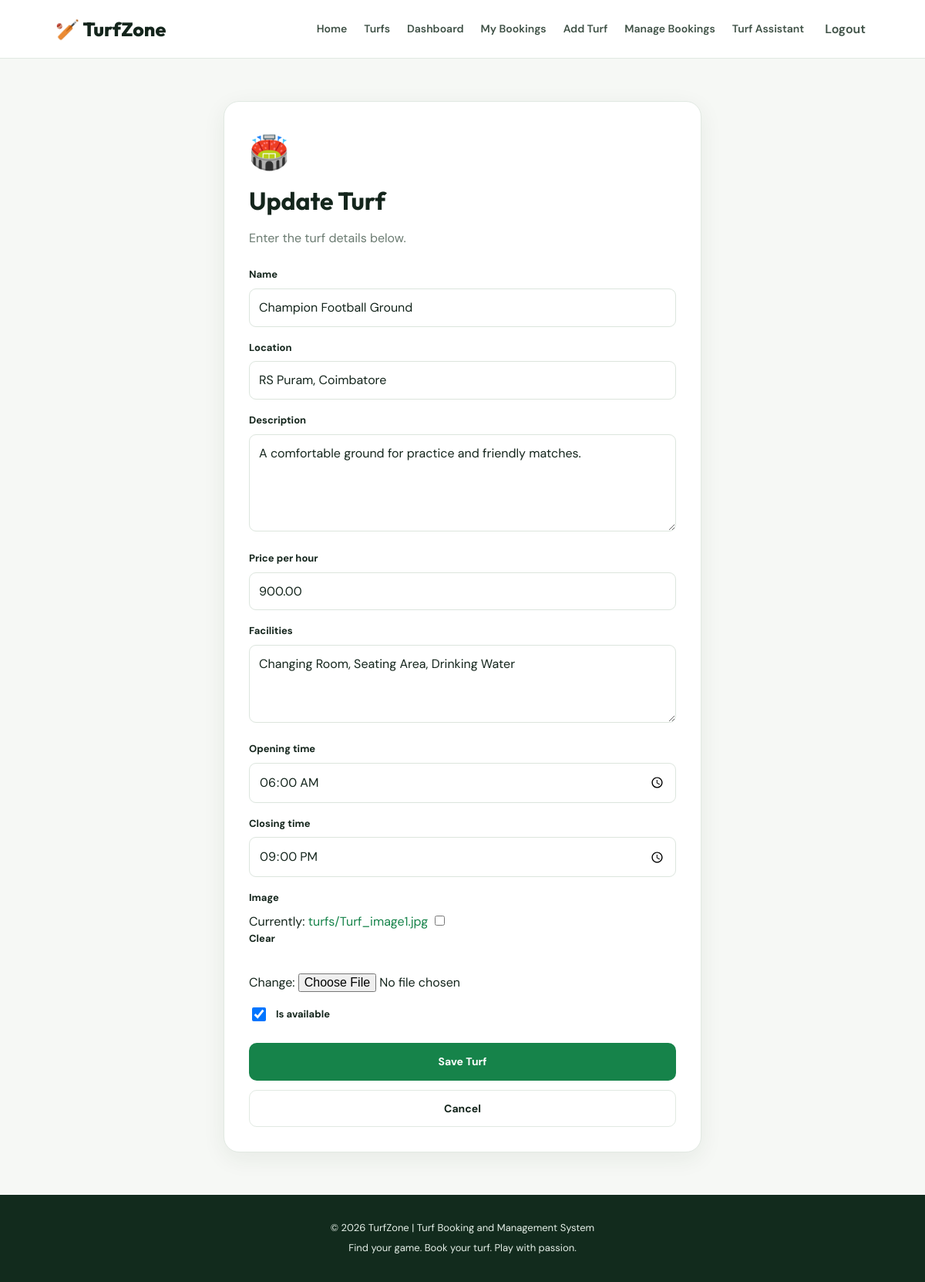
Screenshot of /turfs/4/edit/ (signed in) with the database file from the repository.
### turfs/models.py (models this page shows, shortened)
class Turf(models.Model):
    vendor = models.ForeignKey(
        settings.AUTH_USER_MODEL,
        on_delete=models.CASCADE,
        related_name="turfs",
    )
    name = models.CharField(max_length=150)
    location = models.CharField(max_length=255)
    description = models.TextField()
    price_per_hour = models.DecimalField(
        max_digits=10,
        decimal_places=2,
    )
    facilities = models.TextField(blank=True)
    opening_time = models.TimeField()
    closing_time = models.TimeField()
    image = models.ImageField(
        upload_to="turfs/",
        blank=True,
        null=True,
    )
    is_available = models.BooleanField(default=True)
    created_at = models.DateTimeField(auto_now_add=True)
    class Meta:
        ordering = ["name"]

### turfs/views.py (the view)
# urls.py: path("<int:pk>/edit/", views.turf_update, name="turf_update"),
@vendor_required
def turf_update(request, pk):
    turf = get_object_or_404(Turf, pk=pk)
    if not request.user.is_superuser and turf.vendor_id != request.user.id:
        messages.error(request, "You cannot edit another vendor's turf.")
        return redirect("turf_list")
    form = TurfForm(
        request.POST or None,
        request.FILES or None,
        instance=turf,
    )
    if request.method == "POST" and form.is_valid():
        form.save()
        messages.success(request, "Turf updated successfully.")
        return redirect("turf_detail", pk=turf.pk)
    return render(request, "turfs/turf_form.html", {
        "form": form,
        "title": "Update Turf",
    })

### turfs/forms.py (shortened to what this page needs)
class TurfForm(forms.ModelForm):
    class Meta:
        model = Turf
        fields = [
            "name",
            "location",
            "description",
            "price_per_hour",
            "facilities",
            "opening_time",
            "closing_time",
            "image",
            "is_available",
        ]
        widgets = {
            "description": forms.Textarea(attrs={"rows": 4}),
            "facilities": forms.Textarea(attrs={"rows": 3}),
            "opening_time": forms.TimeInput(attrs={"type": "time"}),
            "closing_time": forms.TimeInput(attrs={"type": "time"}),
        }

### turfs/views.py (called while the page is built)
def vendor_required(view_func):
    from functools import wraps
    @wraps(view_func)
    @login_required
    def wrapper(request, *args, **kwargs):
        if (
            request.user.role != User.Role.VENDOR
            and not request.user.is_superuser
        ):
            messages.error(request, "Vendor access is required.")
            return redirect("dashboard")
        return view_func(request, *args, **kwargs)
    return wrapper

### templates/turfs/turf_form.html (shortened to what this page needs)
{% extends 'base.html' %}
{% block content %}
<section class="auth-section">
    <div class="auth-card auth-card-wide">
        <div class="auth-icon">🏟️</div>
        <h1>{{ title }}</h1>
        <p class="muted">Enter the turf details below.</p>
        <form method="post" enctype="multipart/form-data">
            {% for field in form %}
                <div class="form-group {% if field.field.widget.input_type == 'checkbox' %}checkbox-group{% endif %}">
                    {% if field.field.widget.input_type == 'checkbox' %}
                        {{ field }}
                        <label for="{{ field.id_for_label }}">{{ field.label }}</label>
                    {% else %}
                        <label for="{{ field.id_for_label }}">{{ field.label }}</label>
                        {{ field }}
                    {% endif %}
                </div>
            {% endfor %}
            <button type="submit" class="btn btn-primary btn-full">Save Turf</button>
            <a href="{% url 'turf_list' %}" class="btn btn-outline-dark btn-full cancel-button">Cancel</a>
        </form>
    </div>
</section>
{% endblock %}

### static/css/style.css (style rules this page uses)
:root { --primary: #16834a; --primary-dark: #0d6337; --primary-light: #e8f6ed; --dark: #14251c; --muted: #6b7b71; --background: #f6f8f5; --white: #ffffff; --border: #e1e9e2; --danger: #d94141; --radius: 16px; --shadow: 0 8px 30px rgba(24, 57, 35, 0.07); }
* { box-sizing: border-box; }
body { margin: 0; background: var(--background); color: var(--dark); font-family: 'DM Sans', sans-serif; line-height: 1.6; }
h1, h2, h3, h4 { font-family: 'Outfit', sans-serif; line-height: 1.2; }
a { color: var(--primary); text-decoration: none; }
button, input, select, textarea { font: inherit; }
button, .btn { cursor: pointer; }
.btn { display: inline-flex; justify-content: center; align-items: center; gap: 8px; border: 1px solid transparent; border-radius: 10px; padding: 12px 20px; font-size: 14px; font-weight: 700; transition: .2s ease; }
.btn-primary { background: var(--primary); color: white; }
.btn-outline-dark { border-color: var(--border); color: var(--dark); background: white; }
.btn-full { width: 100%; margin-top: 8px; }
.section-heading p, .muted { color: var(--muted); }
.auth-section { min-height: 70vh; display: flex; align-items: flex-start; justify-content: center; padding: 55px 18px; }
.auth-card { width: 100%; max-width: 470px; padding: 32px; background: white; border: 1px solid var(--border); border-radius: 20px; box-shadow: var(--shadow); }
.auth-card-wide { max-width: 620px; }
.auth-card h1 { margin: 10px 0; font-size: 32px; }
.auth-card > .muted { margin-bottom: 25px; }
.auth-icon { font-size: 42px; }
.form-group { margin-bottom: 17px; }
.form-group label { display: block; font-size: 13px; font-weight: 700; margin-bottom: 7px; }
.form-control, .form-select, .form-group input:not([type="checkbox"]):not([type="file"]), .form-group select, .form-group textarea { width: 100%; min-height: 45px; padding: 11px 12px; border: 1px solid #dce5dd; border-radius: 9px; background: white; color: var(--dark); }
.form-group textarea { min-height: 100px; resize: vertical; }
.checkbox-group { display: flex; align-items: center; gap: 10px; }
.checkbox-group label { margin: 0; }
.checkbox-group input { width: 18px; height: 18px; }
.cancel-button { margin-top: 12px; }

### rows the page displays
Turf: form "Champion Football Ground" "RS Puram, Coimbatore" "A comfortable ground for practice and friendly matches." "900.00" "Changing Room, Seating Area, Drinking Water" "06:00:00" "21:00:00", form "☑"

### other values shown
{{ title }} "Update Turf"
{{ field.label }} "Name" "Location" "Description" "Price per hour" "Facilities" "Opening time" "Closing time" "Image"
{{ field.label }} "Is available"
